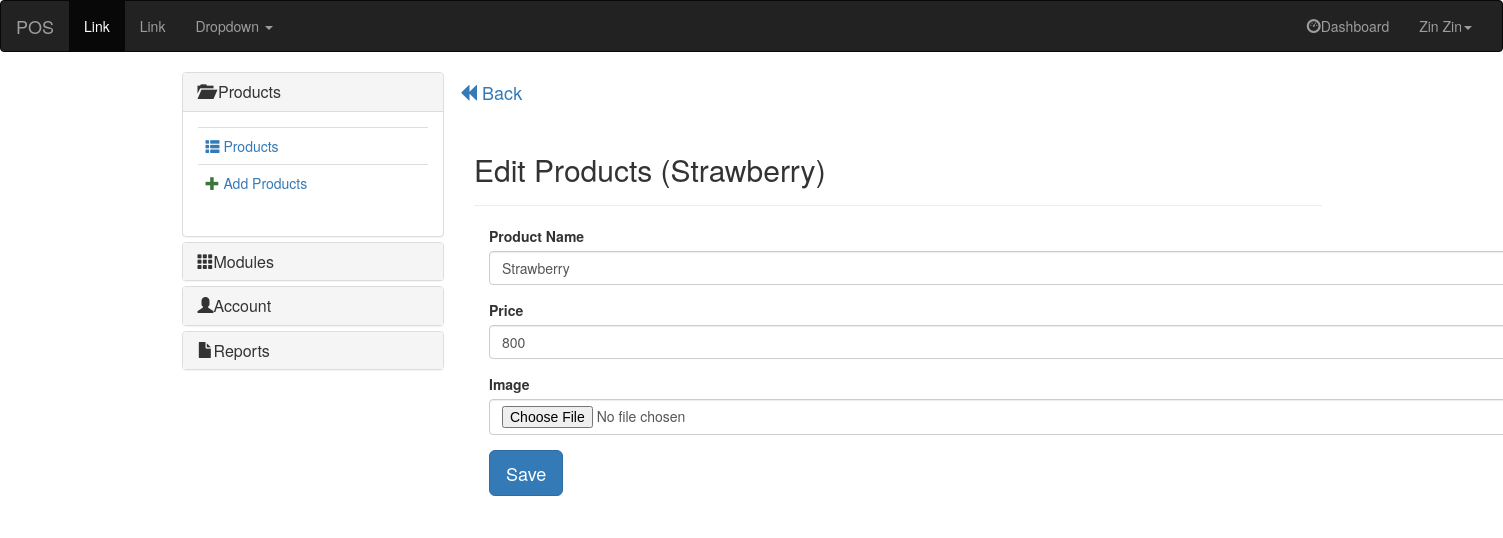
The page /edit.php?id=6 (signed in) on the database its author committed.
### tables this page shows
CREATE TABLE `products` (
  `id` int(11) NOT NULL,
  `p_name` varchar(255) NOT NULL,
  `price` float NOT NULL,
  `user_id` int(11) NOT NULL,
  `images` text NOT NULL,
  `created_at` datetime NOT NULL
);

### db_config.php (called while the page is built)
<?php
class DB{
    public function __construct(){
        try{
            $this->db=new PDO('mysql:host=localhost; dbname=pos','root','root');
        }catch (PDOException $e){
            die("Connection problem with database server...");
        }
    }
}

### product_config.php (called while the page is built, shortened)
<?php
include 'db_config.php';
class Products extends DB{
    public function getProductById($id){
       $sql="select * from products where id='$id'";
       return $this->db->query($sql);
    }
}

### edit.php (the view, shortened to what this page needs)
<?php
$id=$_GET['id'];
include 'product_config.php';
$pds=new Products();
$pd=$pds->getProductById($id)->fetch(PDO::FETCH_ASSOC);
?>
<!doctype html>
<html lang="en">
<head>
    <link href="boostrap/css/bootstrap.css" rel="stylesheet">
</head>
<body>
<?php include 'nav_bar.php' ?>
<div class="container">
    <div class="row">
        <div class="col-md-3">
            <?php include 'side_bar.php'?>
        </div>
        <h4><a href="product.php"><span class="glyphicon glyphicon-backward"></span> Back</a> </h4>
        <div class="col-md-9">
            <div class="page-header"><h2>Edit Products (<?php echo $pd['p_name'] ?>)</h2></div>
            <div class="container">
                <form action="post_update_product.php" method="post" enctype="multipart/form-data">
                    <div class="form-group">
                        <label for="name" class="control-label">Product Name</label>
                        <input type="text" value="<?php echo $pd['p_name'] ?>" name="name" id="name" class="form-control">
                    </div>
                    <div class="form-group">
                        <label for="price" class="control-label">Price</label>
                        <input type="number" value="<?php echo $pd['price']?>" name="price" id="price" class="form-control">
                    </div>
                    <div class="form-group">
                        <label for="images" class="control-label">Image</label>
                        <input type="file" name="images" id="images" class="form-control" style="height: auto">
                    </div>
                    <div class="form-group">
                        <button type="submit" class="btn btn-primary btn-lg">Save</button>
                    </div>
                </form>
            </div>
        </div>
    </div>
</div>
</body>
</html>

### rows shown on the page
products: p_name "Strawberry", name "Strawberry", price "800"

### other values the page prints
$_SESSION['login'] "Zin Zin"
